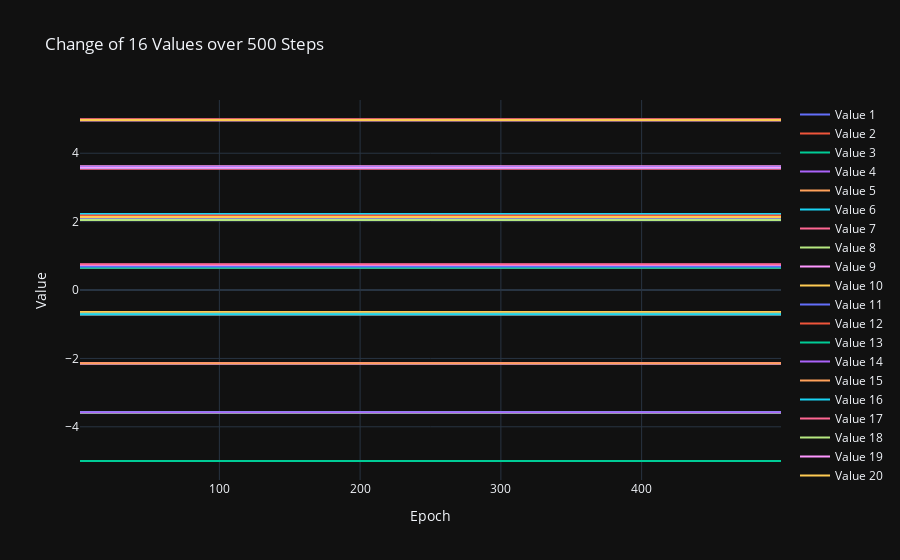

Notebook source saved alongside this figure:
### Markdown cell above
## Mean value

### Code cell
import numpy as np
import plotly.graph_objects as go

data = experiment_data_loader.experiment_data['000003']['repetition_data'][2]['means']

# Preparing data for plotting
epochs = np.arange(1, data.shape[0])
traces = []
for i in range(data.shape[1]):
    traces.append(go.Scatter(x=epochs, y=data[:, i], mode='lines', name=f'Value {i+1}'))

# Plotting with Plotly
layout = go.Layout(title='Change of 16 Values over 500 Steps',
                   xaxis=dict(title='Epoch'),
                   yaxis=dict(title='Value'),
                   template='plotly_dark')

fig = go.Figure(data=traces, layout=layout)
fig.show()

### Figure 1 — Plotly figure (JSON) as saved in the notebook; plotly's stock layout.template omitted (floating-point values rounded to 4 significant figures; data arrays with more than 128 entries replaced by an {"elided": "..."} marker saying what was removed)
{"data": [{"mode": "lines", "name": "Value 1", "type": "scatter", "x": {"elided": "499 int values"}, "y": {"elided": "500 int values"}}, {"mode": "lines", "name": "Value 2", "type": "scatter", "x": {"elided": "499 int values"}, "y": {"elided": "500 float values"}}, {"mode": "lines", "name": "Value 3", "type": "scatter", "x": {"elided": "499 int values"}, "y": {"elided": "500 float values"}}, {"mode": "lines", "name": "Value 4", "type": "scatter", "x": {"elided": "499 int values"}, "y": {"elided": "500 float values"}}, {"mode": "lines", "name": "Value 5", "type": "scatter", "x": {"elided": "499 int values"}, "y": {"elided": "500 float values"}}, {"mode": "lines", "name": "Value 6", "type": "scatter", "x": {"elided": "499 int values"}, "y": {"elided": "500 float values"}}, {"mode": "lines", "name": "Value 7", "type": "scatter", "x": {"elided": "499 int values"}, "y": {"elided": "500 float values"}}, {"mode": "lines", "name": "Value 8", "type": "scatter", "x": {"elided": "499 int values"}, "y": {"elided": "500 float values"}}, {"mode": "lines", "name": "Value 9", "type": "scatter", "x": {"elided": "499 int values"}, "y": {"elided": "500 int values"}}, {"mode": "lines", "name": "Value 10", "type": "scatter", "x": {"elided": "499 int values"}, "y": {"elided": "500 float values"}}, {"mode": "lines", "name": "Value 11", "type": "scatter", "x": {"elided": "499 int values"}, "y": {"elided": "500 float values"}}, {"mode": "lines", "name": "Value 12", "type": "scatter", "x": {"elided": "499 int values"}, "y": {"elided": "500 float values"}}, {"mode": "lines", "name": "Value 13", "type": "scatter", "x": {"elided": "499 int values"}, "y": {"elided": "500 float values"}}, {"mode": "lines", "name": "Value 14", "type": "scatter", "x": {"elided": "499 int values"}, "y": {"elided": "500 float values"}}, {"mode": "lines", "name": "Value 15", "type": "scatter", "x": {"elided": "499 int values"}, "y": {"elided": "500 float values"}}, {"mode": "lines", "name": "Value 16", "type": "scatter", "x": {"elided": "499 int values"}, "y": {"elided": "500 float values"}}, {"mode": "lines", "name": "Value 17", "type": "scatter", "x": {"elided": "499 int values"}, "y": {"elided": "500 int values"}}, {"mode": "lines", "name": "Value 18", "type": "scatter", "x": {"elided": "499 int values"}, "y": {"elided": "500 float values"}}, {"mode": "lines", "name": "Value 19", "type": "scatter", "x": {"elided": "499 int values"}, "y": {"elided": "500 float values"}}, {"mode": "lines", "name": "Value 20", "type": "scatter", "x": {"elided": "499 int values"}, "y": {"elided": "500 float values"}}, {"mode": "lines", "name": "Value 21", "type": "scatter", "x": {"elided": "499 int values"}, "y": {"elided": "500 float values"}}, {"mode": "lines", "name": "Value 22", "type": "scatter", "x": {"elided": "499 int values"}, "y": {"elided": "500 float values"}}, {"mode": "lines", "name": "Value 23", "type": "scatter", "x": {"elided": "499 int values"}, "y": {"elided": "500 float values"}}, {"mode": "lines", "name": "Value 24", "type": "scatter", "x": {"elided": "499 int values"}, "y": {"elided": "500 float values"}}, {"mode": "lines", "name": "Value 25", "type": "scatter", "x": {"elided": "499 int values"}, "y": {"elided": "500 int values"}}, {"mode": "lines", "name": "Value 26", "type": "scatter", "x": {"elided": "499 int values"}, "y": {"elided": "500 float values"}}, {"mode": "lines", "name": "Value 27", "type": "scatter", "x": {"elided": "499 int values"}, "y": {"elided": "500 float values"}}, {"mode": "lines", "name": "Value 28", "type": "scatter", "x": {"elided": "499 int values"}, "y": {"elided": "500 float values"}}, {"mode": "lines", "name": "Value 29", "type": "scatter", "x": {"elided": "499 int values"}, "y": {"elided": "500 float values"}}, {"mode": "lines", "name": "Value 30", "type": "scatter", "x": {"elided": "499 int values"}, "y": {"elided": "500 float values"}}, {"mode": "lines", "name": "Value 31", "type": "scatter", "x": {"elided": "499 int values"}, "y": {"elided": "500 float values"}}, {"mode": "lines", "name": "Value 32", "type": "scatter", "x": {"elided": "499 int values"}, "y": {"elided": "500 float values"}}, {"mode": "lines", "name": "Value 33", "type": "scatter", "x": {"elided": "499 int values"}, "y": {"elided": "500 int values"}}, {"mode": "lines", "name": "Value 34", "type": "scatter", "x": {"elided": "499 int values"}, "y": {"elided": "500 float values"}}, {"mode": "lines", "name": "Value 35", "type": "scatter", "x": {"elided": "499 int values"}, "y": {"elided": "500 float values"}}, {"mode": "lines", "name": "Value 36", "type": "scatter", "x": {"elided": "499 int values"}, "y": {"elided": "500 float values"}}, {"mode": "lines", "name": "Value 37", "type": "scatter", "x": {"elided": "499 int values"}, "y": {"elided": "500 float values"}}, {"mode": "lines", "name": "Value 38", "type": "scatter", "x": {"elided": "499 int values"}, "y": {"elided": "500 float values"}}, {"mode": "lines", "name": "Value 39", "type": "scatter", "x": {"elided": "499 int values"}, "y": {"elided": "500 float values"}}, {"mode": "lines", "name": "Value 40", "type": "scatter", "x": {"elided": "499 int values"}, "y": {"elided": "500 float values"}}, {"mode": "lines", "name": "Value 41", "type": "scatter", "x": {"elided": "499 int values"}, "y": {"elided": "500 int values"}}, {"mode": "lines", "name": "Value 42", "type": "scatter", "x": {"elided": "499 int values"}, "y": {"elided": "500 float values"}}, {"mode": "lines", "name": "Value 43", "type": "scatter", "x": {"elided": "499 int values"}, "y": {"elided": "500 float values"}}, {"mode": "lines", "name": "Value 44", "type": "scatter", "x": {"elided": "499 int values"}, "y": {"elided": "500 float values"}}, {"mode": "lines", "name": "Value 45", "type": "scatter", "x": {"elided": "499 int values"}, "y": {"elided": "500 float values"}}, {"mode": "lines", "name": "Value 46", "type": "scatter", "x": {"elided": "499 int values"}, "y": {"elided": "500 float values"}}, {"mode": "lines", "name": "Value 47", "type": "scatter", "x": {"elided": "499 int values"}, "y": {"elided": "500 float values"}}, {"mode": "lines", "name": "Value 48", "type": "scatter", "x": {"elided": "499 int values"}, "y": {"elided": "500 float values"}}, {"mode": "lines", "name": "Value 49", "type": "scatter", "x": {"elided": "499 int values"}, "y": {"elided": "500 int values"}}, {"mode": "lines", "name": "Value 50", "type": "scatter", "x": {"elided": "499 int values"}, "y": {"elided": "500 float values"}}, {"mode": "lines", "name": "Value 51", "type": "scatter", "x": {"elided": "499 int values"}, "y": {"elided": "500 float values"}}, {"mode": "lines", "name": "Value 52", "type": "scatter", "x": {"elided": "499 int values"}, "y": {"elided": "500 float values"}}, {"mode": "lines", "name": "Value 53", "type": "scatter", "x": {"elided": "499 int values"}, "y": {"elided": "500 float values"}}, {"mode": "lines", "name": "Value 54", "type": "scatter", "x": {"elided": "499 int values"}, "y": {"elided": "500 float values"}}, {"mode": "lines", "name": "Value 55", "type": "scatter", "x": {"elided": "499 int values"}, "y": {"elided": "500 float values"}}, {"mode": "lines", "name": "Value 56", "type": "scatter", "x": {"elided": "499 int values"}, "y": {"elided": "500 float values"}}, {"mode": "lines", "name": "Value 57", "type": "scatter", "x": {"elided": "499 int values"}, "y": {"elided": "500 int values"}}, {"mode": "lines", "name": "Value 58", "type": "scatter", "x": {"elided": "499 int values"}, "y": {"elided": "500 float values"}}, {"mode": "lines", "name": "Value 59", "type": "scatter", "x": {"elided": "499 int values"}, "y": {"elided": "500 float values"}}, {"mode": "lines", "name": "Value 60", "type": "scatter", "x": {"elided": "499 int values"}, "y": {"elided": "500 float values"}}, {"mode": "lines", "name": "Value 61", "type": "scatter", "x": {"elided": "499 int values"}, "y": {"elided": "500 float values"}}, {"mode": "lines", "name": "Value 62", "type": "scatter", "x": {"elided": "499 int values"}, "y": {"elided": "500 float values"}}, {"mode": "lines", "name": "Value 63", "type": "scatter", "x": {"elided": "499 int values"}, "y": {"elided": "500 float values"}}, {"mode": "lines", "name": "Value 64", "type": "scatter", "x": {"elided": "499 int values"}, "y": {"elided": "500 float values"}}, {"mode": "lines", "name": "Value 65", "type": "scatter", "x": {"elided": "499 int values"}, "y": {"elided": "500 int values"}}, {"mode": "lines", "name": "Value 66", "type": "scatter", "x": {"elided": "499 int values"}, "y": {"elided": "500 float values"}}, {"mode": "lines", "name": "Value 67", "type": "scatter", "x": {"elided": "499 int values"}, "y": {"elided": "500 float values"}}, {"mode": "lines", "name": "Value 68", "type": "scatter", "x": {"elided": "499 int values"}, "y": {"elided": "500 float values"}}, {"mode": "lines", "name": "Value 69", "type": "scatter", "x": {"elided": "499 int values"}, "y": {"elided": "500 float values"}}, {"mode": "lines", "name": "Value 70", "type": "scatter", "x": {"elided": "499 int values"}, "y": {"elided": "500 float values"}}, {"mode": "lines", "name": "Value 71", "type": "scatter", "x": {"elided": "499 int values"}, "y": {"elided": "500 float values"}}, {"mode": "lines", "name": "Value 72", "type": "scatter", "x": {"elided": "499 int values"}, "y": {"elided": "500 float values"}}, {"mode": "lines", "name": "Value 73", "type": "scatter", "x": {"elided": "499 int values"}, "y": {"elided": "500 int values"}}, {"mode": "lines", "name": "Value 74", "type": "scatter", "x": {"elided": "499 int values"}, "y": {"elided": "500 float values"}}, {"mode": "lines", "name": "Value 75", "type": "scatter", "x": {"elided": "499 int values"}, "y": {"elided": "500 float values"}}, {"mode": "lines", "name": "Value 76", "type": "scatter", "x": {"elided": "499 int values"}, "y": {"elided": "500 float values"}}, {"mode": "lines", "name": "Value 77", "type": "scatter", "x": {"elided": "499 int values"}, "y": {"elided": "500 float values"}}, {"mode": "lines", "name": "Value 78", "type": "scatter", "x": {"elided": "499 int values"}, "y": {"elided": "500 float values"}}, {"mode": "lines", "name": "Value 79", "type": "scatter", "x": {"elided": "499 int values"}, "y": {"elided": "500 float values"}}, {"mode": "lines", "name": "Value 80", "type": "scatter", "x": {"elided": "499 int values"}, "y": {"elided": "500 float values"}}], "layout": {"title": {"text": "Change of 16 Values over 500 Steps"}, "xaxis": {"title": {"text": "Epoch"}}, "yaxis": {"title": {"text": "Value"}}}}
